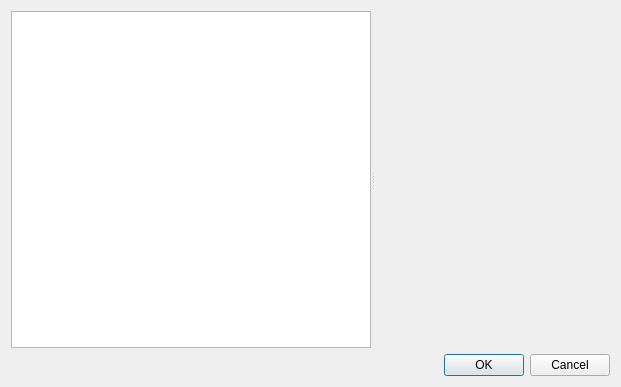
<?xml version="1.0" encoding="UTF-8"?>
<ui version="4.0">
 <class>UISettings</class>
 <widget class="QDialog" name="UISettings">
  <property name="geometry">
   <rect>
    <x>0</x>
    <y>0</y>
    <width>621</width>
    <height>387</height>
   </rect>
  </property>
  <property name="windowTitle">
   <string>Settings</string>
  </property>
  <layout class="QGridLayout" name="gridLayout_2">
   <item row="0" column="0">
    <widget class="QSplitter" name="splitter">
     <property name="sizePolicy">
      <sizepolicy hsizetype="Expanding" vsizetype="Expanding">
       <horstretch>0</horstretch>
       <verstretch>0</verstretch>
      </sizepolicy>
     </property>
     <property name="orientation">
      <enum>Qt::Horizontal</enum>
     </property>
     <widget class="QListWidget" name="listWidget">
      <property name="minimumSize">
       <size>
        <width>180</width>
        <height>0</height>
       </size>
      </property>
      <property name="maximumSize">
       <size>
        <width>360</width>
        <height>16777215</height>
       </size>
      </property>
     </widget>
     <widget class="QStackedWidget" name="stackedWidget">
      <widget class="QWidget" name="emptyPage"/>
     </widget>
    </widget>
   </item>
   <item row="2" column="0">
    <layout class="QHBoxLayout" name="horizontalLayout">
     <item>
      <spacer name="horizontalSpacer">
       <property name="orientation">
        <enum>Qt::Horizontal</enum>
       </property>
       <property name="sizeHint" stdset="0">
        <size>
         <width>40</width>
         <height>20</height>
        </size>
       </property>
      </spacer>
     </item>
     <item>
      <widget class="QDialogButtonBox" name="buttonBox">
       <property name="sizePolicy">
        <sizepolicy hsizetype="Fixed" vsizetype="Fixed">
         <horstretch>0</horstretch>
         <verstretch>0</verstretch>
        </sizepolicy>
       </property>
       <property name="maximumSize">
        <size>
         <width>400</width>
         <height>16777215</height>
        </size>
       </property>
       <property name="standardButtons">
        <set>QDialogButtonBox::Cancel|QDialogButtonBox::Ok</set>
       </property>
      </widget>
     </item>
    </layout>
   </item>
  </layout>
 </widget>
 <resources/>
 <connections/>
</ui>
